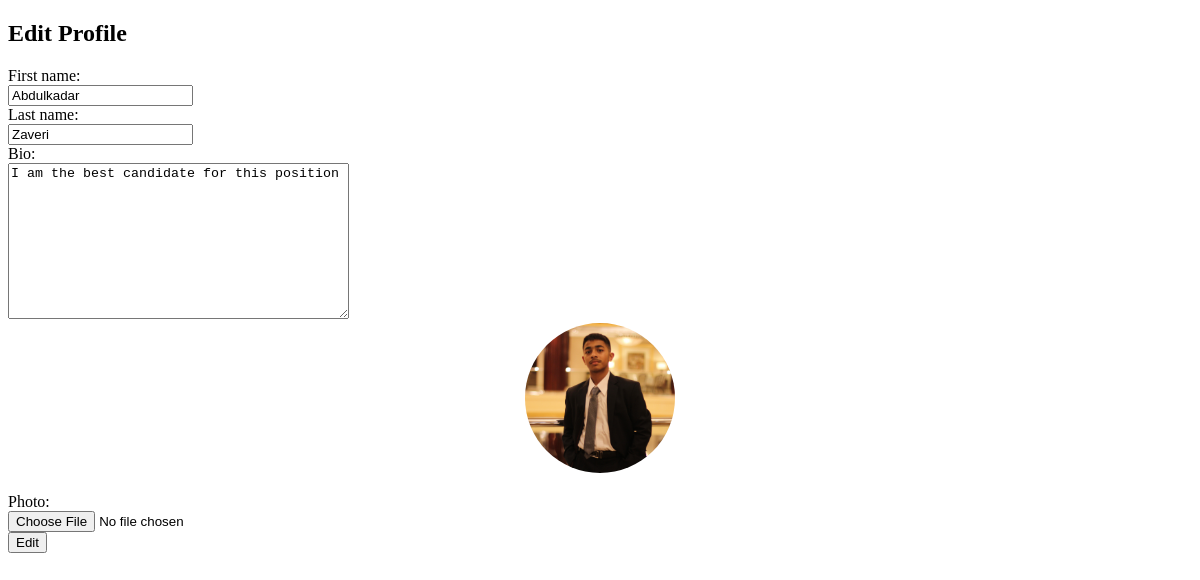
/edit_profile/ (signed in), run on an earlier commit of the app's database.
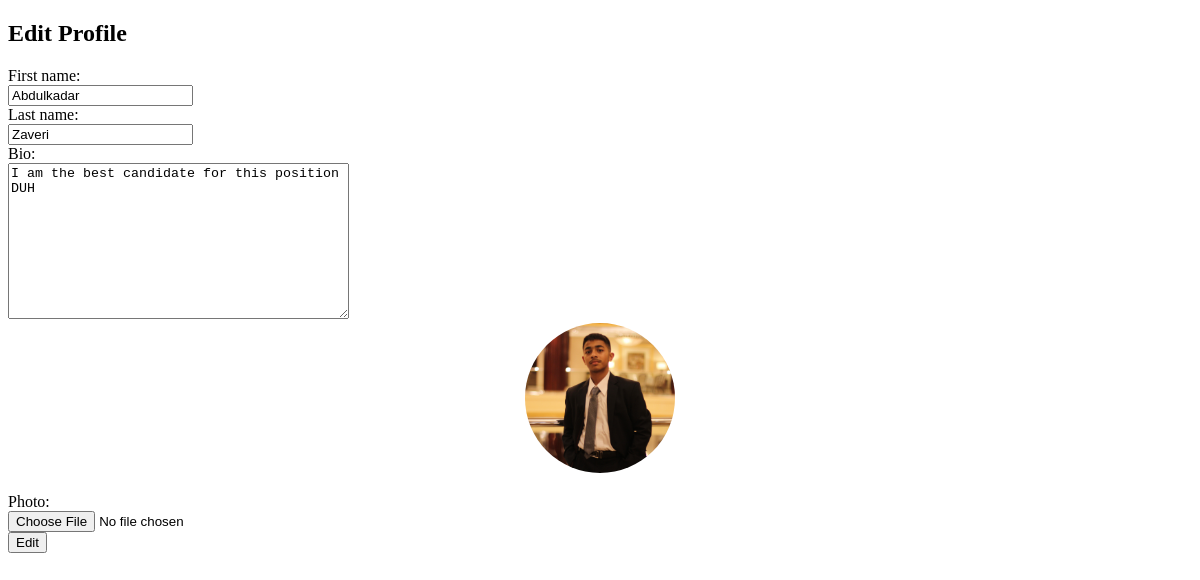
And on a later commit of the database.
### main_app/models.py (models this page shows)
class UserProfile(models.Model):
    user = models.OneToOneField(User, on_delete=models.CASCADE)
    first_name = models.CharField(max_length=100)
    last_name = models.CharField(max_length=100)
    bio = models.TextField(max_length=500, blank=True)
    photo = models.ImageField(upload_to='profile_pics', blank=True)

### main_app/views.py (the view)
# urls.py: path('edit_profile/', views.edit_profile, name='edit_profile'),
@login_required
def edit_profile(request):
    user_profile, created = UserProfile.objects.get_or_create(user=request.user)
    if request.method == 'POST':
        form = EditProfileForm(request.POST, request.FILES, instance=user_profile)
        if form.is_valid():
            form.save()
            print("Edit successful.")
            return redirect('profile_page')  # Ensure 'profile_page' is the correct name of the profile page URL
    else:
        form = EditProfileForm(instance=user_profile)
    return render(request, 'main/edit_user.html', {'form': form,'user_profile': user_profile})

### main_app/forms.py
class EditProfileForm(forms.ModelForm):
    class Meta:
        model = UserProfile
        fields = ['first_name', 'last_name', 'bio', 'photo']
        widgets = {
            'first_name': forms.TextInput(attrs={'placeholder': 'First Name'}),
            'last_name': forms.TextInput(attrs={'placeholder': 'Last Name'}),
            'bio': forms.Textarea(attrs={'placeholder': 'Bio'}),
            'photo': forms.FileInput(attrs={'placeholder': 'Profile Picture'}),
        }

### main_app/templates/main/edit_user.html (shortened to what this page needs)
<!DOCTYPE html>
<html>
<head>
</head>
<body>
    <h2>Edit Profile</h2>
    <form action="" method="POST" enctype="multipart/form-data">
        <div class="info">
            <div>
                {{ form.first_name.label_tag }}<br>
                {{ form.first_name }}
            </div>
            <div>
                {{ form.last_name.label_tag }}<br>
                {{ form.last_name }}
            </div>
            <div>
                {{ form.bio.label_tag }}<br>
                {{ form.bio }}
            </div>
            <div class="profile-pic-wrapper">
                {% load static %}
                <img id="profile-pic-preview" class="profile-pic" src="{% if user_profile.photo %}{{ user_profile.photo.url }}{% else %}{% static 'default_profile_pic.jpg' %}{% endif %}" alt="Profile Picture Preview">
            </div>
            <div>
                {{ form.photo.label_tag }}<br>
                {{ form.photo }}
            </div>
            <div>
                <input type="submit" value="Edit">
            </div>
        </div>
    </form>
</body>
</html>

What changed in the data, as far as the page shows it:
changed UserProfile "Abdulkadar": bio "I am the best candidate for this position" → "I am the best candidate for this position DUH"
